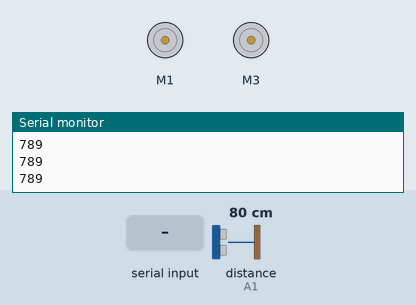
Simulated run of this sketch. Board: Arduino Uno, built with avr-gcc and run on an emulated ATmega328P. Parts: 2 × DC motor (green arrow = forward, orange = backward, longer = faster), the last lines printed to the serial monitor. Wiring (inferred from the names in the program): ultrasonic range finder: trigger A0; echo A1. Inputs (shaded band) come from the test bench; at power-on: distance to the obstacle (sensor on A1) 80 cm. The echo pulse lasts 58.3 µs per cm; random numbers use the default seed unless the sketch sets one.

Above: at 1.2 s.
1.3 s: distance to the obstacle (sensor on A1) set to 33 cm
2.9 s: distance to the obstacle (sensor on A1) set to 29 cm
At 5.8 s:
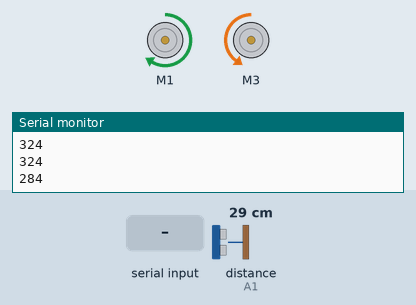
5.9 s: distance to the obstacle (sensor on A1) set to 35 cm
7.4 s: "f" received over the second serial link
At 8.0 s:
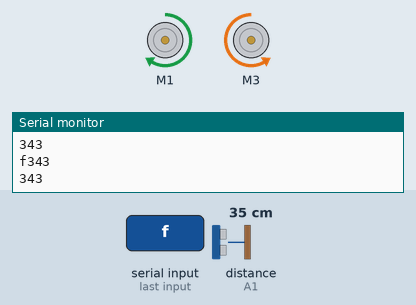
13.4 s: "g" received over the second serial link
Timing chart, 0 to 16.1 s (numbered marks = the images above; inputs shaded):
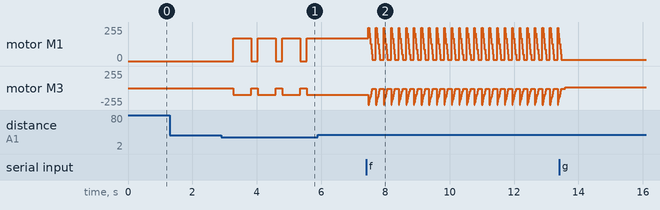

Measured:
- the behaviour switches between 31 and 30 cm on distance to the obstacle (sensor on A1) (found by bisection; images 0 and 1)
- after the input at 2.9 s, motor M1: alternates forward 170/255 for 0.55 s and stopped for 0.20 s, starting after 0.38 s; motor M3: alternates backward 100/255 for 0.55 s and stopped for 0.20 s, starting after 0.38 s

The sketch:

obstacle_refine.ino
```cpp
/* 이 소스는 에듀이노(Eduino)에 의해서 번역, 수정, 작성되었고 소유권 또한 에듀이노의 것입니다.
    소유권자의 허락을 받지 않고 무단으로 수정, 삭제하여 배포할 시 법적인 처벌을 받을 수도 있습니다.

    에듀이노 교육용 2휠 아두이노 스마트카 구동예제
    - 초음파센서를 활용한 스마트카 자율주행-

    초음파 센서로 거리를 감지하여 전방에 장애물이 인식되면, 좌우로 회피하여
    자율주행이 가능한 소스입니다.
    방향은 Random() 함수를 이용해 무작위로 선정됩니다.

*/

#include <SoftwareSerial.h>
#include <AFMotor.h>
AF_DCMotor motor_L(1);
AF_DCMotor motor_R(3);

#define BT_RXD A5
#define BT_TXD A4
SoftwareSerial bluetooth(BT_RXD, BT_TXD);

char rec_data;
bool rec_chk = false;

int i;
int j;

//초음파센서 출력핀(trig)과 입력핀(echo) 설정
int trigPin = A0;
int echoPin = A1;
long duration, distance;

int Lspeed = 170;        //좌측 모터 속도
int Rspeed = 200;

void setup(){
  Serial.begin(9600);              // PC와의 시리얼 통신속도
  bluetooth.begin(9600);            // 스마트폰 블루투스 통신속도
  Serial.println("Eduino Smart Car Start!");

  pinMode(echoPin, INPUT);   // echoPin 입력
  pinMode(trigPin, OUTPUT);  // trigPin 출력

  // turn on motor
    Serial.begin(9600);                         // PC와의 시리얼 통신속도
  Serial.println("Eduino Smart Car Start!");

  motor_L.setSpeed(Lspeed);                   // 왼쪽 모터의 속도
  motor_L.run(RELEASE);
  motor_R.setSpeed(Rspeed);                   // 오른쪽 모터의 속도
  motor_R.run(RELEASE);
}

void Obstacle_Check();
void Distance_Measurement();
void Forward();
void Backward();
void Right();
void Left();
void Stop();

///////////모터 제어 함수////////////
void Forward() {
  motor_L.run(FORWARD);  motor_R.run(FORWARD);
  motor_L.setSpeed(Lspeed);  motor_R.setSpeed(Rspeed);
}
void Backward() {
  motor_L.run(BACKWARD);  motor_R.run(BACKWARD);
  motor_L.setSpeed(Lspeed);  motor_R.setSpeed(Rspeed);
}
void Right() {
  motor_L.run(FORWARD);  motor_R.run(BACKWARD);
  motor_L.setSpeed(Lspeed);  motor_R.setSpeed(Rspeed*0.5);
}
void Left() {
  motor_L.run(BACKWARD);  motor_R.run(FORWARD);
  motor_L.setSpeed(Lspeed*0.5);  motor_R.setSpeed(Rspeed);
  delay(1000);
  motor_L.run(FORWARD);  motor_R.run(FORWARD);
  motor_L.setSpeed(Lspeed);  motor_R.setSpeed(Rspeed);

}
void Stop() {
  motor_L.run(RELEASE);       motor_R.run(RELEASE);
  motor_L.setSpeed(0);  motor_R.setSpeed(0);
}

///////////장애물 확인 및 회피 방향 결정///////////
void Obstacle_Check() {
  int val = random(2);
  Distance_Measurement();
  delay(50);

  Serial.println(distance);

  while (distance < 300) {
      Stop();
      delay(50);
      Distance_Measurement();
      delay(100);
      if (val == 0) {
        Right();
        delay(400);
      }
      else if (val == 1) {
        Left();
        delay(400);
      }
      Distance_Measurement();
      delay(100);

  }
}

////////거리감지///////////
void Distance_Measurement() {
  digitalWrite(trigPin, LOW);
  delay(2);
  digitalWrite(trigPin, HIGH);       // trigPin에서 초음파 발생(echoPin도 HIGH)
  delayMicroseconds(10);
  digitalWrite(trigPin, LOW);
  duration = pulseIn(echoPin, HIGH); // echoPin 이 HIGH를 유지한 시간을 저장 한다.
  distance = ((float)(340 * duration) / 1000) / 2;
  delay(50);

}


void loop(){


  if(bluetooth.available()){         // 블루투스 명령 수신
     rec_data = bluetooth.read();
     Serial.write(rec_data);
     rec_chk = true;
  }

  if(rec_data == 'g'){  // 전진, go
     motor_L.run(FORWARD);  motor_R.run(FORWARD);
  }
  else if(rec_data == 'b'){ // 후진, back
     motor_L.run(BACKWARD);  motor_R.run(BACKWARD);
  }
  else if(rec_data == 'l'){ // 좌회전, Go Left
   motor_L.run(RELEASE);  motor_R.run(FORWARD);
  }
  else if(rec_data == 'r'){ // 우회전, Go Right
    motor_L.run(FORWARD);  motor_R.run(RELEASE);
  }
  else if(rec_data == 'q'){ // 제자리 회전, Left Rotation
     motor_L.run(BACKWARD);   motor_R.run(FORWARD);
  }
  else if(rec_data == 'w'){ // 제자리 회전, Right Rotation
      motor_L.run(FORWARD);   motor_R.run(BACKWARD);
  }
  else if(rec_data == 's'){ // Stop
    motor_L.run(RELEASE);       motor_R.run(RELEASE);
    }


  if(rec_data == 'f' ){       // 정지
    if(rec_chk == true){
       for (i=250; i>=0; i=i-20) {
          motor_L.setSpeed(i);  motor_R.setSpeed(i);
          delay(10);
       }

    }
  }

   Obstacle_Check();

}
```
